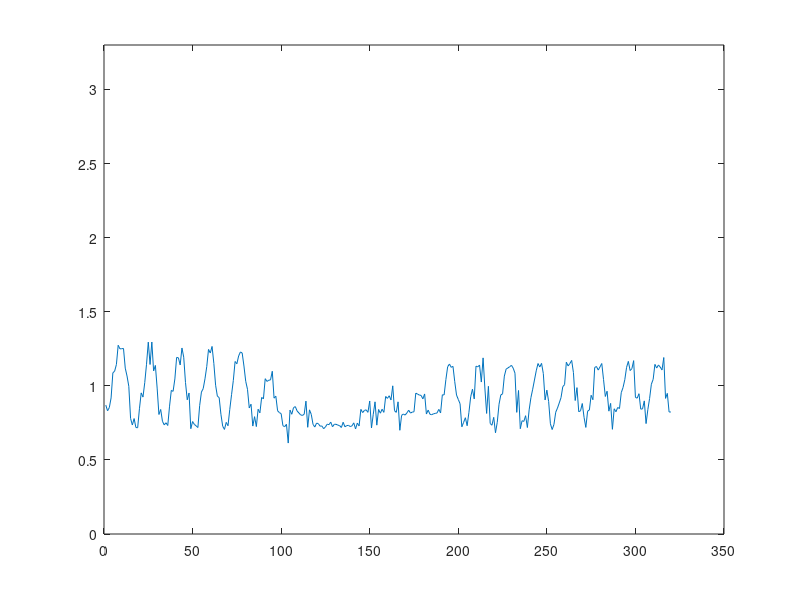

Write MATLAB code to recreate this figure.
close all;
u = [  0.870117  0.831445  0.853101  0.918359  1.087646  1.098828  1.143945  1.273755  1.249585  1.250391  1.252100  1.119165  1.065991  0.996802  0.779883  0.735571  0.779077  0.718652  0.716943  0.845044  0.952295  0.923999  1.021484  1.145557  1.294800  1.143945  1.295606  1.100537  1.137793  0.984619  0.806470  0.840405  0.760547  0.736377  0.750879  0.732251  0.862769  0.969214  0.962671  1.046460  1.191577  1.189160  1.140723  1.255322  1.193286  1.022485  0.905566  0.951685  0.710596  0.758936  0.739600  0.729932  0.718555  0.866797  0.957935  0.981201  1.047266  1.129443  1.245557  1.221387  1.265796  1.151392  1.003955  0.929736  0.920972  0.808179  0.727515  0.705762  0.753296  0.730640  0.841016  0.940112  1.035986  1.164185  1.148779  1.201245  1.228638  1.221484  1.133667  1.030542  0.976562  0.850781  0.875854  0.728320  0.791968  0.725000  0.841919  0.817651  0.921680  0.911914  1.048169  1.029639  1.037695  1.040112  1.098218  0.916846  0.929834  0.831445  0.819360  0.812207  0.730737  0.724292  0.740503  0.613721  0.836279  0.808081  0.853198  0.859644  0.830640  0.816943  0.804053  0.800024  0.808081  0.896802  0.720166  0.837891  0.807373  0.739600  0.721875  0.748462  0.744434  0.727515  0.729126  0.710596  0.722681  0.741211  0.737988  0.754907  0.723486  0.740405  0.740405  0.734766  0.731543  0.718652  0.754102  0.723486  0.731543  0.733154  0.725098  0.729932  0.750073  0.708984  0.748462  0.729028  0.841113  0.819360  0.833862  0.837891  0.820972  0.897607  0.715332  0.808081  0.891968  0.734668  0.840308  0.815332  0.841919  0.820874  0.928125  0.915234  0.932959  0.904761  0.999927  0.832251  0.820972  0.891968  0.700024  0.800830  0.809692  0.802441  0.817749  0.835474  0.816138  0.822583  0.824902  0.950684  0.944238  0.937793  0.935376  0.912012  0.945142  0.809692  0.836279  0.808081  0.804858  0.811304  0.813721  0.816943  0.841113  0.816846  0.939404  0.938501  1.042432  1.128735  1.147266  1.124707  1.131250  1.028125  0.937793  0.908081  0.879077  0.723486  0.753296  0.784717  0.730640  0.820874  0.925708  0.977270  0.911816  1.132764  1.127930  1.140112  1.025513  1.188550  0.985425  0.813623  0.996802  0.746045  0.733960  0.787231  0.683105  0.754004  0.875659  0.938599  0.945752  1.065796  1.112622  1.120679  1.128735  1.138403  1.119165  1.085425  0.820874  0.968604  0.710596  0.764575  0.759741  0.798413  0.718555  0.837793  0.920068  0.977173  1.039209  1.101343  1.150488  1.127124  1.151392  1.082910  0.904761  0.970923  0.894385  0.743628  0.704956  0.739502  0.821777  0.849976  0.884522  0.920874  0.994898  1.007788  1.159351  1.134375  1.150488  1.171533  1.089355  0.900732  0.987842  0.825000  0.831445  0.880688  0.787134  0.719360  0.829028  0.836987  0.936182  0.906177  1.123901  1.130347  1.106177  1.127930  1.150586  1.041821  0.928125  0.963672  0.829028  0.881494  0.706470  0.845142  0.825000  0.854004  0.846655  0.953906  0.988452  1.041626  1.124707  1.164990  1.102954  1.115845  1.170020  0.921680  0.916846  0.946753  0.842725  0.844336  0.898413  0.745142  0.839404  0.915137  1.011108  1.043237  1.144849  1.119873  1.140820  1.126318  1.106982  1.190967  0.915234  0.949170  0.823389  0.823389
]
t = 1:320;
plot(t,u)
ylim([0 3.3])